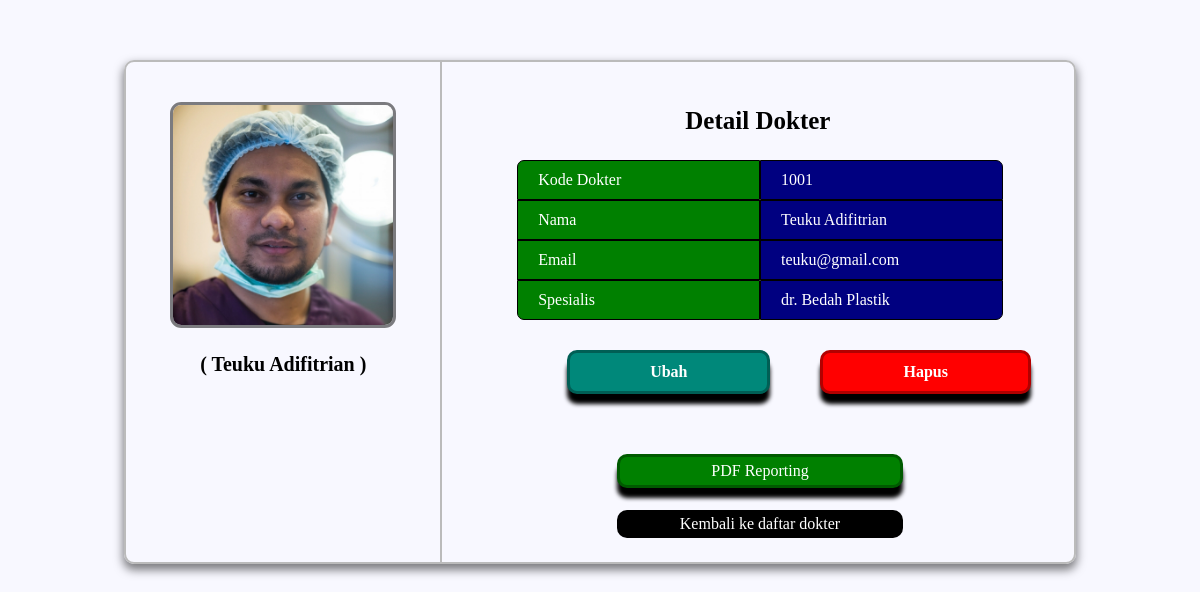
Page /detail.php?id=25 (signed in) on the committed database.
### tables this page shows
CREATE TABLE `dokter` (
  `id` int(11) NOT NULL,
  `nama` varchar(255) NOT NULL,
  `kode_dr` char(9) NOT NULL,
  `email` varchar(255) NOT NULL,
  `spesialis` varchar(255) NOT NULL,
  `gambar` varchar(255) NOT NULL
);

### functions.php (called while the page is built, shortened)
<?php
function koneksi ()
{
  return mysqli_connect('localhost', 'root', '', 'tubes_213040133');
}
 function query ($query)
{
    $conn = koneksi();
    $result = mysqli_query($conn, $query);
    if (mysqli_num_rows($result) == 1 ) {
      return mysqli_fetch_assoc($result);
    }
     $rows = [];
   return $rows;
}
 ?>

### detail.php (the view, shortened to what this page needs)
<?php
require 'functions.php';
$id = $_GET['id'];
$dr = query("SELECT * FROM dokter WHERE id = $id");
?>
<!DOCTYPE html>
<html lang="en">
<head>
  <link rel="stylesheet" type="text/css" href="css/detail.css">
</head>
<body>
<div class="container">
  <div class="card-profil">
       <label>
          <img src="img/<?= $dr['gambar']; ?>" width="250">
          <p>( <?= $dr['nama']; ?> )</p>
       </label>
  </div>
  <div class="detail">
    <h3>Detail Dokter</h3>
   <div class="text">
    <div class="left-text">
      <p class="corner-top">Kode Dokter</p>
      <p>Nama</p>
      <p>Email</p>
      <p class="corner-bottom">Spesialis</p>
    </div>
    <div class="right-text">
      <p class="corner-top"><?= $dr['kode_dr']; ?></p>
      <p><?= $dr['nama']; ?></p>
      <p><?= $dr['email']; ?></p>
      <p class="corner-bottom"><?= $dr['spesialis']; ?></p>
    </div>
    <div class="link">
    <a href="ubah.php?id=<?= $dr['id']; ?>" class="ubah">Ubah</a><a href="hapus.php?id=<?= $dr['id']; ?>"
    onclick="return confirm('apakah anda yakin ingin menghapus data ini ?');" class="hapus">Hapus</a>
    </div>
    <a href="" class="report">PDF Reporting</a>
    <a href="index.php" class="home">Kembali ke daftar dokter</a>
    </div>
   </div>
</div>
</body>
</html>

### css/detail.css (style rules this page uses)
body { background-color: #f8f8ff; font-family: calibri; }
.container { margin: 60px auto; width: 80%; border: 2px solid #bbb; box-shadow: 0px 5px 10px 1px rgba(0,0,0,0.5); border-radius: 10px; display: grid; grid-template-columns: 1fr 2fr; grid-template-areas: 'profil detail detail' 'profil detail detail' 'profil detail detail'; }
.card-profil { grid-area: profil; border-right: 2px solid #bbb; }
.card-profil img { width: 70%; display: block; margin: 40px auto 25px auto; border: 3px solid rgba(0,0,0,0.5); border-radius: 5%; }
.card-profil p { text-align: center; font-weight: bold; font-size: 20px; font-family: calibri; }
.detail { grid-area: detail; display: grid; justify-content: space-evenly; padding: 12px 30px; margin: 8px auto 0 auto; box-sizing: border-box; }
.detail h3 { text-align: center; font-size: 25px; font-family: calibri; font-weight: bold; }
.text { display: grid; grid-template-columns: 1fr 1fr; grid-template-areas: 'left right' 'link link' 'pdf pdf' 'home home'; margin: 0 45px; border-radius: 10px; width: 85%; }
.left-text { display: grid; grid-area: left; grid-template-columns: 1fr; }
.left-text p { display: block; background-color: #008000; padding: 10px 10px 10px 20px; margin: 0; box-sizing: border-box; border: 1px solid black; color: white; font-family: calibri; }
.left-text .corner-top { border-top-left-radius: 7px; }
.left-text .corner-bottom { border-bottom-left-radius: 7px; }
.right-text { display: grid; grid-area: right; grid-template-columns: 1fr; }
.right-text p { display: block; background-color: navy; padding: 10px 10px 10px 20px; margin: 0; box-sizing: border-box; border: 1px solid black; color: white; font-family: calibri; }
.right-text .corner-top { border-top-right-radius: 7px; }
.right-text .corner-bottom { border-bottom-right-radius: 7px; }
.link { display: grid; grid-area: link; grid-template-areas: 'ubah hapus'; margin: 20px 0 20px -50px; }
.ubah { grid-area: ubah; display: block; background-color: #00887a; color: white; text-decoration: none; text-align: center; padding: 10px 80px; margin: 10px 50px 10px 100px; border-radius: 10px; border: 3px solid rgba(0, 0, 0, 0.3); box-shadow: 0 10px 4px black; box-sizing: border-box; font-weight: bold; }
.hapus { grid-area: hapus; display: block; background-color: red; color: white; text-decoration: none; text-align: center; padding: 10px 80px; margin: 10px 100px 10px 0; border-radius: 10px; border: 3px solid rgba(0, 0, 0, 0.3); box-shadow: 0 10px 4px black; box-sizing: border-box; font-weight: bold; }
.report { display: block; grid-area: pdf; background-color: green; color: white; text-decoration: none; text-align: center; padding: 5px; margin: 30px 100px 10px 100px; border: 3px solid rgba(0, 0, 0, 0.3); box-shadow: 0 10px 4px black; border-radius: 10px; }
.home { display: block; grid-area: home; background-color: black; color: white; text-decoration: none; text-align: center; padding: 5px; margin: 12px 100px; border-radius: 10px; }

### rows in the picture
dokter: gambar (picture), nama "Teuku Adifitrian", kode_dr "1001", email "teuku@gmail.com", spesialis "dr. Bedah Plastik"
